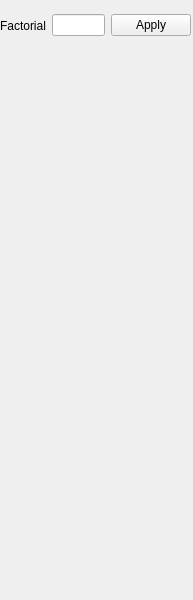
<?xml version="1.0" encoding="UTF-8"?>
<ui version="4.0">
 <class>Form</class>
 <widget class="QWidget" name="Form">
  <property name="geometry">
   <rect>
    <x>0</x>
    <y>0</y>
    <width>193</width>
    <height>600</height>
   </rect>
  </property>
  <property name="windowTitle">
   <string>Form</string>
  </property>
  <widget class="QWidget" name="horizontalLayoutWidget">
   <property name="geometry">
    <rect>
     <x>0</x>
     <y>10</y>
     <width>191</width>
     <height>31</height>
    </rect>
   </property>
   <layout class="QHBoxLayout" name="horizontalLayout">
    <item>
     <widget class="QLabel" name="label">
      <property name="text">
       <string>Factorial</string>
      </property>
     </widget>
    </item>
    <item>
     <spacer name="horizontalSpacer">
      <property name="orientation">
       <enum>Qt::Horizontal</enum>
      </property>
      <property name="sizeHint" stdset="0">
       <size>
        <width>40</width>
        <height>20</height>
       </size>
      </property>
     </spacer>
    </item>
    <item>
     <widget class="QLineEdit" name="lineEdit"/>
    </item>
    <item>
     <widget class="QPushButton" name="pushButton">
      <property name="text">
       <string>Apply</string>
      </property>
     </widget>
    </item>
    <item>
     <spacer name="horizontalSpacer_2">
      <property name="orientation">
       <enum>Qt::Horizontal</enum>
      </property>
      <property name="sizeHint" stdset="0">
       <size>
        <width>40</width>
        <height>20</height>
       </size>
      </property>
     </spacer>
    </item>
   </layout>
  </widget>
 </widget>
 <resources/>
 <connections/>
</ui>
